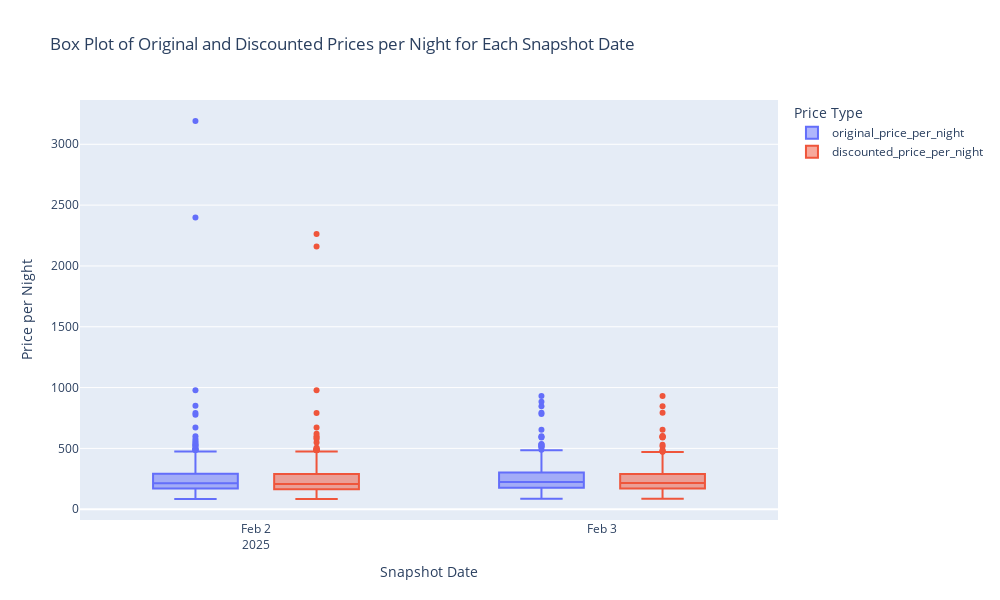

The notebook cell saved with this chart:
### Markdown cell above
### Filter outliers by price and price_per_night data

### Code cell
import plotly.express as px

# Create a box plot (hbox) for original and discounted price per night
fig = px.box(
    price_per_night_data.melt(id_vars=['snapshot_date'], value_vars=['original_price_per_night', 'discounted_price_per_night'], 
                              var_name="Price Type", value_name="Price per Night"),
    x="snapshot_date",
    y="Price per Night",
    color="Price Type",
    title="Box Plot of Original and Discounted Prices per Night for Each Snapshot Date",
    labels={"snapshot_date": "Snapshot Date", "Price per Night": "Price per Night"},
    width=1000,
    height=600
)

# Show the interactive box plot
fig.show()

### Figure 1 — Plotly figure (JSON) as saved in the notebook; plotly's stock layout.template omitted (floating-point values rounded to 4 significant figures; data arrays with more than 128 entries replaced by an {"elided": "..."} marker saying what was removed)
{"data": [{"alignmentgroup": "True", "hovertemplate": "Price Type=original_price_per_night<br>Snapshot Date=%{x}<br>Price per Night=%{y}<extra></extra>", "legendgroup": "original_price_per_night", "marker": {"color": "#636efa"}, "name": "original_price_per_night", "notched": false, "offsetgroup": "original_price_per_night", "orientation": "v", "showlegend": true, "type": "box", "x": {"elided": "716 str values"}, "x0": " ", "xaxis": "x", "y": {"elided": "716 float values"}, "y0": " ", "yaxis": "y"}, {"alignmentgroup": "True", "hovertemplate": "Price Type=discounted_price_per_night<br>Snapshot Date=%{x}<br>Price per Night=%{y}<extra></extra>", "legendgroup": "discounted_price_per_night", "marker": {"color": "#EF553B"}, "name": "discounted_price_per_night", "notched": false, "offsetgroup": "discounted_price_per_night", "orientation": "v", "showlegend": true, "type": "box", "x": {"elided": "716 str values"}, "x0": " ", "xaxis": "x", "y": {"elided": "716 float values"}, "y0": " ", "yaxis": "y"}], "layout": {"boxmode": "group", "height": 600, "legend": {"title": {"text": "Price Type"}, "tracegroupgap": 0}, "title": {"text": "Box Plot of Original and Discounted Prices per Night for Each Snapshot Date"}, "width": 1000, "xaxis": {"anchor": "y", "domain": [0, 1], "title": {"text": "Snapshot Date"}}, "yaxis": {"anchor": "x", "domain": [0, 1], "title": {"text": "Price per Night"}}}}
